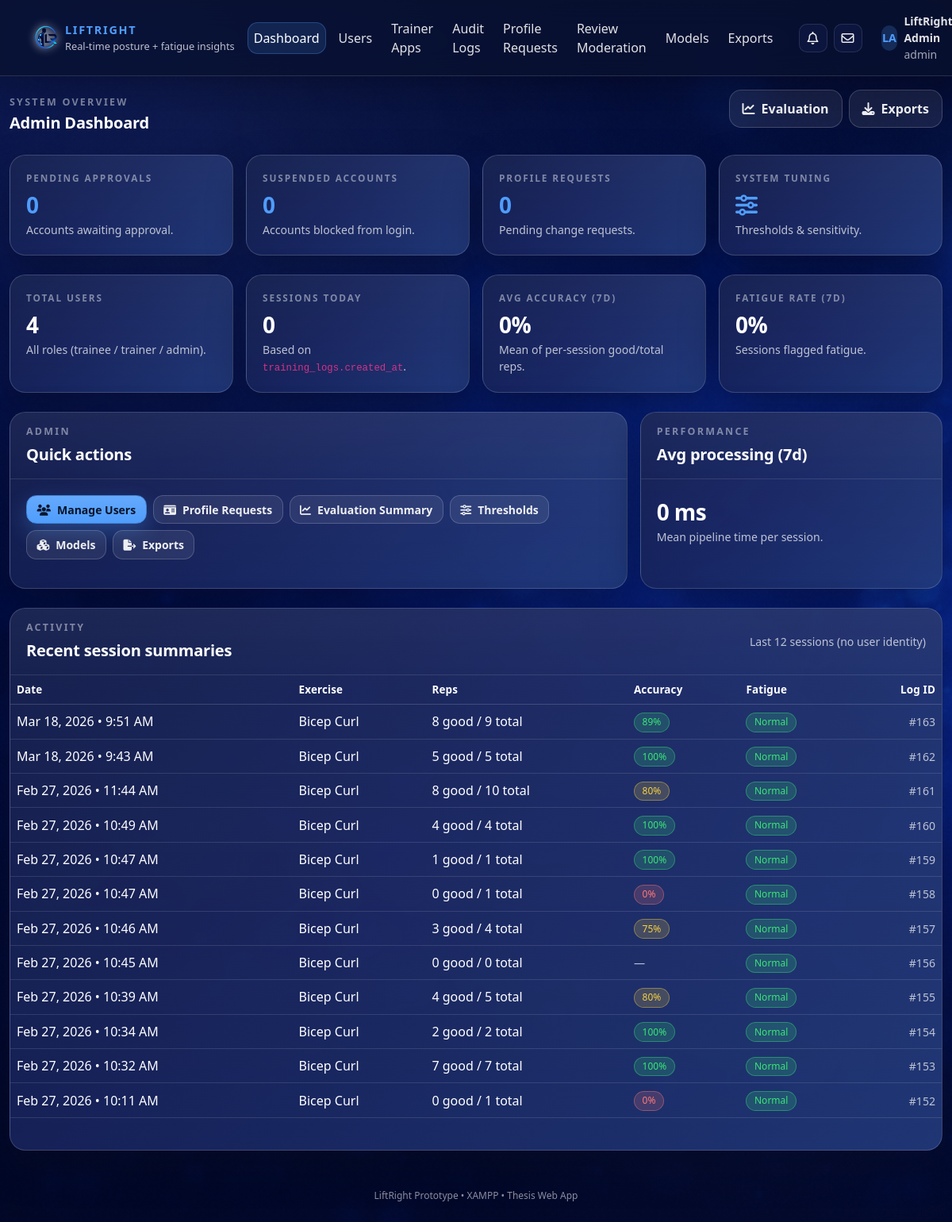
/web/admin/dashboard.php (signed in), run on an earlier commit of the app's database.
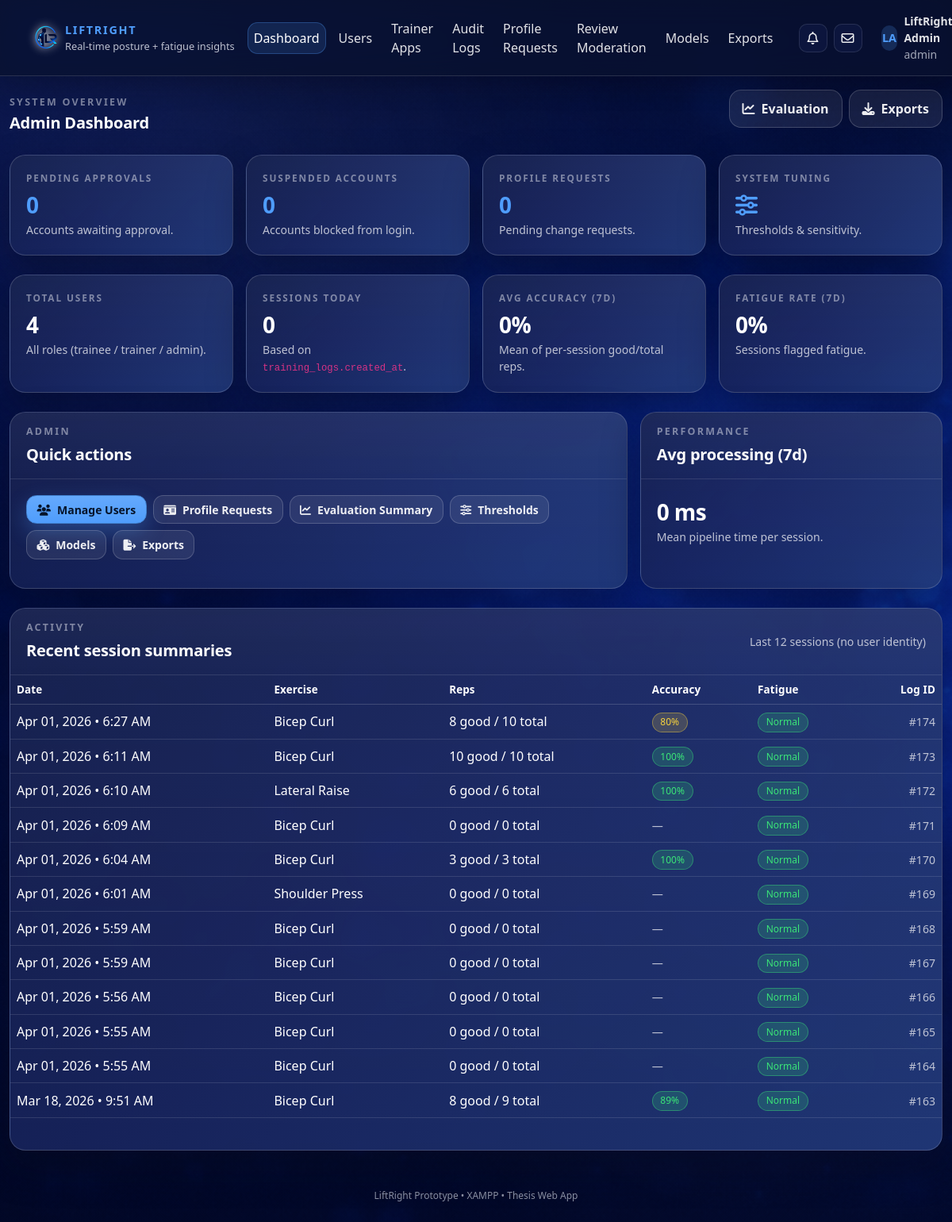
And on a later commit of the database.
### tables this page shows
CREATE TABLE `training_logs` (
  `log_id` bigint NOT NULL,
  `user_id` int NOT NULL,
  `exercise_type` enum('bicep_curl','shoulder_press','lateral_raise') NOT NULL,
  `source_type` enum('upload','webcam') NOT NULL DEFAULT 'upload',
  `video_path` varchar(255) DEFAULT NULL,
  `result_json_path` varchar(255) DEFAULT NULL,
  `reps_total` int NOT NULL DEFAULT '0',
  `reps_good` int NOT NULL DEFAULT '0',
  `reps_bad` int NOT NULL DEFAULT '0',
  `form_error_count` int NOT NULL DEFAULT '0',
  `fatigue_flag` tinyint(1) NOT NULL DEFAULT '0',
  `started_at` timestamp NULL DEFAULT NULL,
  `finished_at` timestamp NULL DEFAULT NULL,
  `processing_ms` int DEFAULT NULL,
  `created_at` timestamp NOT NULL DEFAULT CURRENT_TIMESTAMP
);

### web/config/config.php (called while the page is built, shortened)
<?php
function h(string $s): string {
  return htmlspecialchars($s, ENT_QUOTES, 'UTF-8');
}

### web/admin/dashboard.php (the view, shortened to what the changed rows need)
<?php
require_once __DIR__ . '/../config/config.php';
if (!function_exists('formatExercise')) {
  function formatExercise(string $ex): string {
    return match($ex) {
      'shoulder_press' => 'Shoulder Press',
      'bicep_curl'     => 'Bicep Curl',
      'lateral_raise'  => 'Lateral Raise',
      default          => ucwords(str_replace('_',' ', $ex)),
    };
  }
}
if (!function_exists('badgeForPct')) {
  function badgeForPct(int $pct): string {
    if ($pct >= 85) return 'lr-badge lr-badge-good';
    if ($pct >= 70) return 'lr-badge lr-badge-warning';
    return 'lr-badge lr-badge-danger';
  }
}
$recent_activity = [];
$stmt = $mysqli->prepare("
  SELECT
    log_id, exercise_type, reps_total, reps_good, fatigue_flag, created_at
  FROM training_logs
  ORDER BY created_at DESC
  LIMIT 12
");
$stmt->execute();
$res = $stmt->get_result();
while ($r = $res->fetch_assoc()) $recent_activity[] = $r;
require __DIR__ . '/../includes/head.php';
?>
<body>
<div class="lr-page-wrapper">
  <div class="container lr-main-container py-4">
    <div class="row mb-4 align-items-center">
      <div class="col-md-8">
        <h1 class="lr-section-heading mb-1">Admin Dashboard</h1>
      </div>
    </div>
    <div class="lr-card">
      <div class="lr-card-body p-0">
        <div class="table-responsive">
          <table class="table table-hover align-middle mb-0 table-lr-dark">
            <thead>
              <tr>
                <th>Date</th>
                <th>Exercise</th>
                <th>Reps</th>
                <th>Accuracy</th>
                <th>Fatigue</th>
                <th class="text-end">Log ID</th>
              </tr>
            </thead>
            <tbody>
            <?php if (count($recent_activity) === 0): ?>
              <tr>
                <td colspan="6" class="text-center py-4 lr-stat-subtext">No activity found yet.</td>
              </tr>
            <?php else: ?>
              <?php foreach ($recent_activity as $r):
                $total = (int)$r['reps_total'];
                $good  = (int)$r['reps_good'];
                $pct   = ($total > 0) ? (int)round(($good / $total) * 100) : 0;
                $fat   = ((int)$r['fatigue_flag'] === 1);
              ?>
                <tr>
                  <td><?= h(date("M d, Y • g:i A", strtotime((string)$r['created_at']))) ?></td>
                  <td><span class="lr-chip-exercise"><?= h(formatExercise((string)$r['exercise_type'])) ?></span></td>
                  <td><?= (int)$good ?> good / <?= (int)$total ?> total</td>
                  <td>
                    <?php if ($total <= 0): ?>
                      <span class="lr-stat-subtext">—</span>
                    <?php else: ?>
                      <span class="<?= h(badgeForPct($pct)) ?>"><?= (int)$pct ?>%</span>
                    <?php endif; ?>
                  </td>
                  <td>
                    <span class="<?= $fat ? 'lr-badge lr-badge-warning' : 'lr-badge lr-badge-good' ?>">
                      <?= $fat ? 'Warning' : 'Normal' ?>
                    </span>
                  </td>
                  <td class="text-end"><span class="lr-stat-subtext">#<?= (int)$r['log_id'] ?></span></td>
                </tr>
              <?php endforeach; ?>
            <?php endif; ?>
            </tbody>
          </table>
        </div>
      </div>
    </div>
  </div>
</div>
<?php require __DIR__ . '/../includes/footer.php'; ?>

What changed in the data, as far as the page shows it:
no longer on this page (row unchanged): training_logs: created_at "Mar 18, 2026 • 9:43 AM", exercise_type "Bicep Curl", reps_good "5", reps_total "5", pct "100", fatigue_flag "Normal", log_id "162"
no longer on this page (row unchanged): training_logs: created_at "Feb 27, 2026 • 11:44 AM", exercise_type "Bicep Curl", reps_good "8", reps_total "10", pct "80", fatigue_flag "Normal", log_id "161"
no longer on this page (row unchanged): training_logs: created_at "Feb 27, 2026 • 10:49 AM", exercise_type "Bicep Curl", reps_good "4", reps_total "4", pct "100", fatigue_flag "Normal", log_id "160"
no longer on this page (row unchanged): training_logs: created_at "Feb 27, 2026 • 10:47 AM", exercise_type "Bicep Curl", reps_good "1", reps_total "1", pct "100", fatigue_flag "Normal", log_id "159"
no longer on this page (row unchanged): training_logs: created_at "Feb 27, 2026 • 10:47 AM", exercise_type "Bicep Curl", reps_good "0", reps_total "1", pct "0", fatigue_flag "Normal", log_id "158"
no longer on this page (row unchanged): training_logs: created_at "Feb 27, 2026 • 10:46 AM", exercise_type "Bicep Curl", reps_good "3", reps_total "4", pct "75", fatigue_flag "Normal", log_id "157"
no longer on this page (row unchanged): training_logs: created_at "Feb 27, 2026 • 10:45 AM", exercise_type "Bicep Curl", reps_good "0", reps_total "0", fatigue_flag "Normal", log_id "156"
no longer on this page (row unchanged): training_logs: created_at "Feb 27, 2026 • 10:39 AM", exercise_type "Bicep Curl", reps_good "4", reps_total "5", pct "80", fatigue_flag "Normal", log_id "155"
no longer on this page (row unchanged): training_logs: created_at "Feb 27, 2026 • 10:34 AM", exercise_type "Bicep Curl", reps_good "2", reps_total "2", pct "100", fatigue_flag "Normal", log_id "154"
no longer on this page (row unchanged): training_logs: created_at "Feb 27, 2026 • 10:32 AM", exercise_type "Bicep Curl", reps_good "7", reps_total "7", pct "100", fatigue_flag "Normal", log_id "153"
no longer on this page (row unchanged): training_logs: created_at "Feb 27, 2026 • 10:11 AM", exercise_type "Bicep Curl", reps_good "0", reps_total "1", pct "0", fatigue_flag "Normal", log_id "152"
added training_logs: created_at "Apr 01, 2026 • 6:27 AM", exercise_type "Bicep Curl", reps_good "8", reps_total "10", pct "80", fatigue_flag "Normal", log_id "174"
added training_logs: created_at "Apr 01, 2026 • 6:11 AM", exercise_type "Bicep Curl", reps_good "10", reps_total "10", pct "100", fatigue_flag "Normal", log_id "173"
added training_logs: created_at "Apr 01, 2026 • 6:10 AM", exercise_type "Lateral Raise", reps_good "6", reps_total "6", pct "100", fatigue_flag "Normal", log_id "172"
added training_logs: created_at "Apr 01, 2026 • 6:09 AM", exercise_type "Bicep Curl", reps_good "0", reps_total "0", fatigue_flag "Normal", log_id "171"
added training_logs: created_at "Apr 01, 2026 • 6:04 AM", exercise_type "Bicep Curl", reps_good "3", reps_total "3", pct "100", fatigue_flag "Normal", log_id "170"
added training_logs: created_at "Apr 01, 2026 • 6:01 AM", exercise_type "Shoulder Press", reps_good "0", reps_total "0", fatigue_flag "Normal", log_id "169"
added training_logs: created_at "Apr 01, 2026 • 5:59 AM", exercise_type "Bicep Curl", reps_good "0", reps_total "0", fatigue_flag "Normal", log_id "168"
added training_logs: created_at "Apr 01, 2026 • 5:59 AM", exercise_type "Bicep Curl", reps_good "0", reps_total "0", fatigue_flag "Normal", log_id "167"
added training_logs: created_at "Apr 01, 2026 • 5:56 AM", exercise_type "Bicep Curl", reps_good "0", reps_total "0", fatigue_flag "Normal", log_id "166"
added training_logs: created_at "Apr 01, 2026 • 5:55 AM", exercise_type "Bicep Curl", reps_good "0", reps_total "0", fatigue_flag "Normal", log_id "165"
added training_logs: created_at "Apr 01, 2026 • 5:55 AM", exercise_type "Bicep Curl", reps_good "0", reps_total "0", fatigue_flag "Normal", log_id "164"
